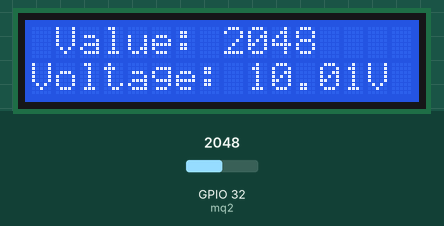
A sketch run on a simulated ESP32. Parts: 16×2 character LCD. The inputs (shaded band) are chosen by the test bench; at power-on: GPIO 32 (mq2) = 2048. What the sketch prints to the serial monitor is not drawn.

Above: at 3.3 s.
3.4 s: GPIO 32 (mq2) set to 1999
At 5.2 s:
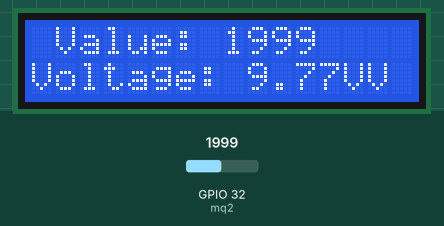
6.1 s: GPIO 32 (mq2) set to 0
At 7.6 s:
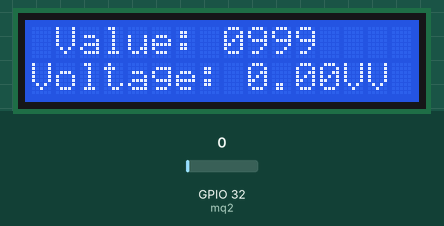
8.8 s: GPIO 32 (mq2) set to 491
At 11.1 s:
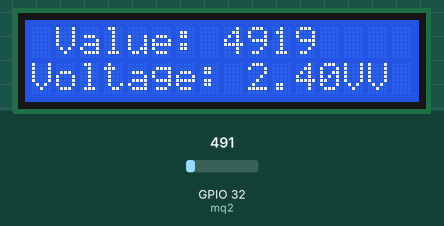
Timing chart, 0 to 12.6 s (numbered marks = the images above; inputs shaded):
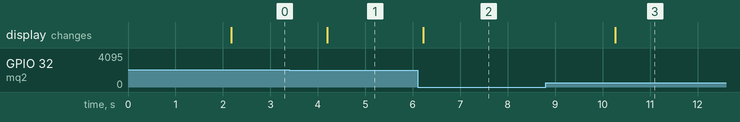

Measured:
- the behaviour switches between 2045 and 2044 on GPIO 32 (mq2) (found by bisection; images 0 and 1)
- after the input at 3.4 s, the display: changes after 0.80 s (image 1)
- after the input at 6.1 s, the display: changes after 0.12 s (image 2)
- after the input at 8.8 s, the display: changes after 1.5 s (image 3)

The sketch:

mq2.ino
```cpp
#define mq2  32 // Pin analog untuk sensor MQ-2
#include <Wire.h>
#include <LiquidCrystal_I2C.h>
LiquidCrystal_I2C lcd(0x27, 16, 2);

void setup() {
  Serial.begin(9600);
  pinMode(mq2, INPUT);
  lcd.begin(16, 2);
  lcd.init();
  lcd.backlight();
  // dht.begin();
  lcd.print("m Sensor");
  lcd.setCursor(0, 1);
  lcd.print("Reading...");
  delay(2000);
  lcd.clear();
}

void loop() {
  int sensorValue = analogRead(mq2); // Membaca nilai sensor analog

  float voltage = sensorValue * (5.0 / 1023.0); // Mengonversi nilai sensor menjadi tegangan (5V adalah tegangan referensi Arduino)

  // Menghitung konsentrasi gas menggunakan rumus yang sesuai dengan sensor MQ-2
  float gasResistance = ((5.0 - voltage) / voltage) * 10.0; // Menggunakan faktor 10.0 untuk mengkoreksi nilai

  // Menampilkan hasil ke Serial Monitor
  Serial.print("Sensor Value: ");
  Serial.println(sensorValue);

    lcd.setCursor(0, 0);
  lcd.print(" Value: ");
  lcd.print(sensorValue);

  Serial.print("Voltage: ");
  Serial.print(voltage);
  Serial.println(" V");

  lcd.setCursor(0, 1);
  lcd.print("Voltage: ");
  lcd.print(voltage);
  lcd.print("V");

  Serial.print("Gas Resistance: ");
  Serial.print(gasResistance);
  Serial.println(" KΩ");

  delay(2000);
}
```
